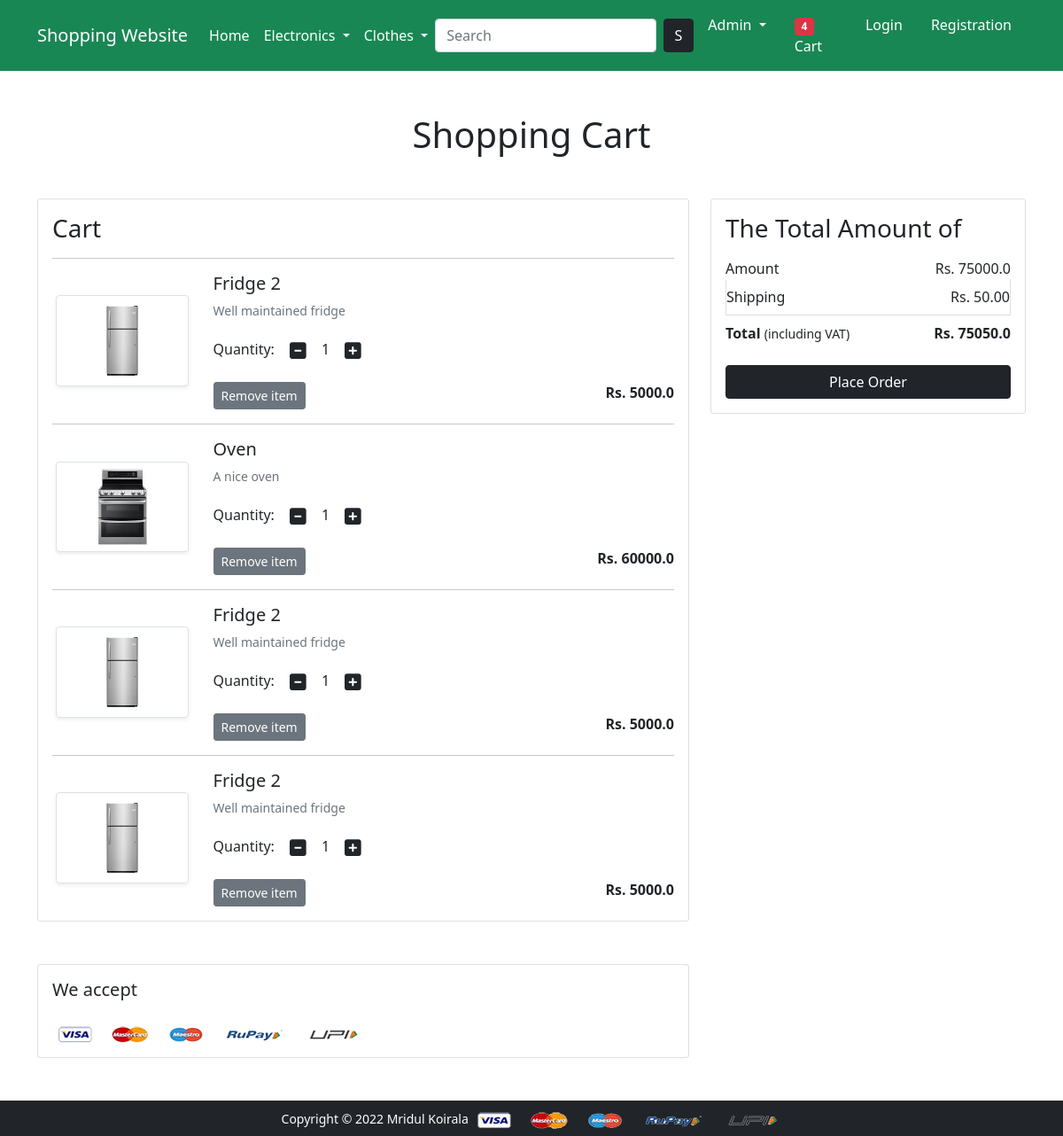
The app's page /cart/ (signed in), older data.
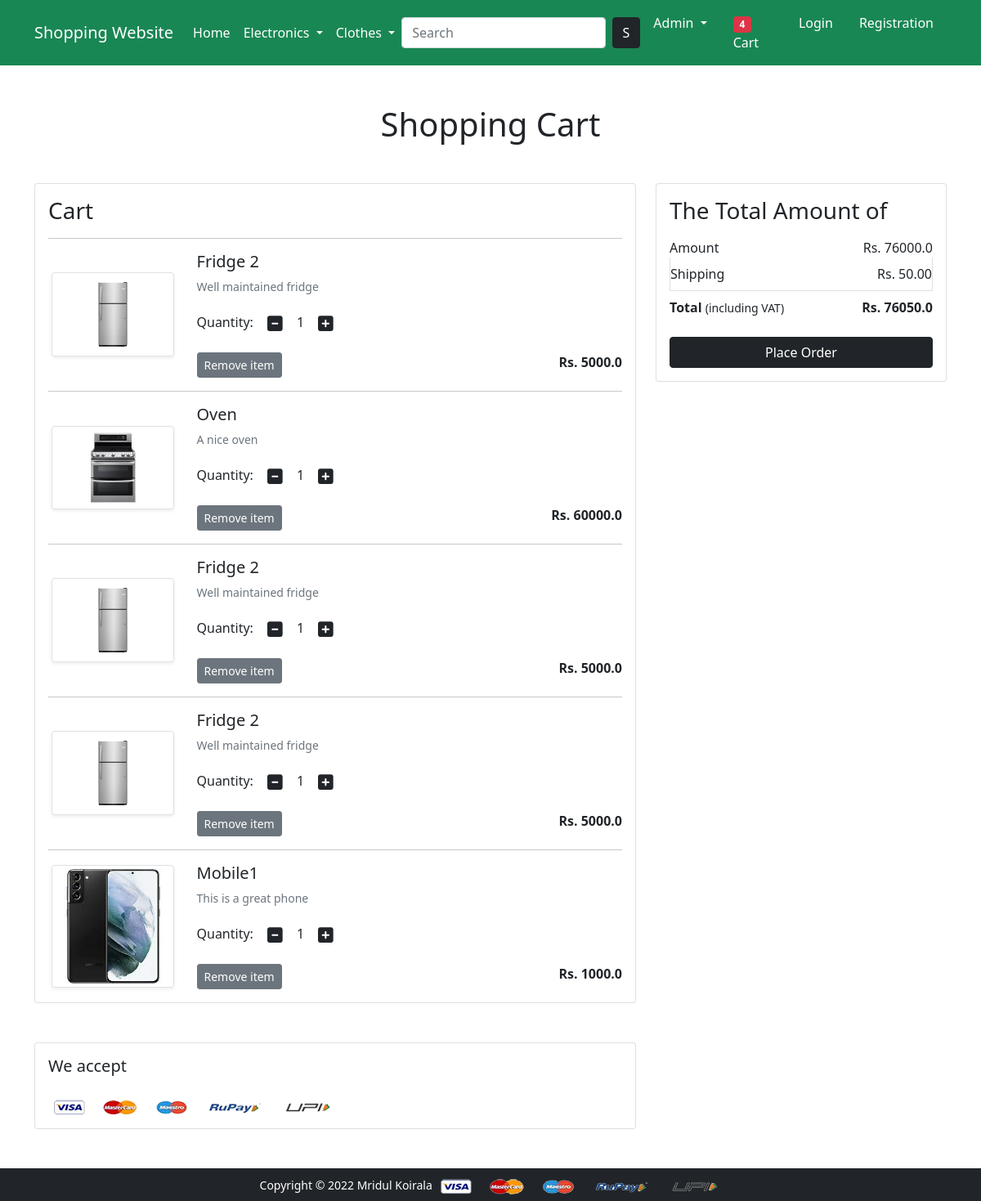
The same page, newer data.
### app/models.py (models this page shows, shortened)
class Cart(models.Model):
    user = models.ForeignKey(User, on_delete=models.CASCADE)
    product = models.ForeignKey(Product, on_delete=models.CASCADE)
    quantity = models.PositiveIntegerField(default=1)

class Product(models.Model):
    title = models.CharField(max_length=100)
    selling_price = models.FloatField()
    discounted_price = models.FloatField()
    description = models.TextField()
    brand = models.CharField(max_length=100)
    category = models.CharField(choices=CATEGORY_CHOICES, max_length=2)
    product_image = models.ImageField(upload_to='productimg')

### app/views.py (the view)
# urls.py: path('cart/',views.show_cart,name='showcart'),
def show_cart(request):
    if request.user.is_authenticated:
        user = request.user
        cart = Cart.objects.filter(user=user)
        amount = 0.0
        shipping_amount = 50.0
        total_amount = 0.0
        cart_product = [p for p in Cart.objects.all() if p.user == user]
        if cart_product:
            for p in cart_product:
                tempamount = (p.quantity * p.product.discounted_price)
                amount += tempamount
                totalamount= amount + shipping_amount
            return render(request, 'app/addtocart.html', {'carts':cart, 'totalamount':totalamount, 'amount':amount})
        else:
            return render(request,'app/emptycart.html')

### app/templates/app/addtocart.html (shortened to what this page needs)
{% extends 'app/base.html' %}
{% load static %}
{% block main-content %}
<div class="container my-5">
 <div class="row">
  <h1 class="text-center mb-5">Shopping Cart</h1>
  <div class="col-sm-8">
  <div class="card">
   <div class="card-body">
    <h3>Cart</h3>
    {% for cart in carts %}
    <hr>
    <div class="row">
     <div class="col-sm-3 text-center align-self-center"><img src="{{cart.product.product_image.url}}" alt="" srcset="" class="img-fluid img-thumbnail shadow-sm" height="150" width="150"> </div>
     <div class="col-sm-9">
      <div>
       <h5>{{cart.product.title}}</h5>
       <p class="mb-2 text-muted small">{{cart.product.description}}</p>
       <div class="my-3">
        <label for="quantity">Quantity:</label>
        <a class="minus-cart btn" pid="{{cart.product.id}}"><i class="fas fa-minus-square fa-lg"></i></a>
          <span id="quantity">{{cart.quantity}}</span>
        <a class="plus-cart btn"pid="{{cart.product.id}}"><i class="fas fa-plus-square fa-lg"></i></a>
       </div>
       <div class="d-flex justify-content-between">
        <a href="#" class="btn btn-sm btn-secondary mr-3 remove-cart"pid="{{cart.product.id}}">Remove item </a>
        <p class="mb-0"><span><strong>Rs. {{cart.product.discounted_price}}</strong></span></p>
       </div>
      </div>
     </div>
    </div>
    {% endfor %}
   </div>
   </div>
  </div>
  <div class="col-sm-4">
   <div class="card">
    <div class="card-body">
      <h3>The Total Amount of</h3>
      <ul class="list-group">
       <li class="list-group-item d-flex justify-content-between align-items-center border-0 px-0 pb-0">Amount<span>Rs.<span id="amount"> {{amount}}</span></span></li>
       <li class="list-group-item d-flex justify-content-between align-items-center px-0">Shipping<span>Rs. 50.00</span></li>
       <li class="list-group-item d-flex justify-content-between align-items-center border-0 px-0 mb-3">
        <div>
           <strong>Total</strong> <small>(including VAT)</small>
         </div>
         <span><strong>Rs. <strong id="totalamount">{{totalamount}}</strong></strong></span>
       </li>
      </ul>
      <div class="d-grid"><a href="{% url 'checkout' %}" class="btn btn-dark">Place Order</a></div>
    </div>
   </div>
  </div>
 </div>
</div>
<div class="container">
 <div class="row">
  <div class="col-sm-8">
   <div class="card">
    <div class="card-body">
      <h5 class="mb-4">We accept</h5>
      <img src="{% static 'app/images/payment.png' %}" alt="" class="img-fluid">
    </div>
  </div>
  </div>
 </div>
</div>
{% endblock main-content %}

### app/templates/app/base.html (shortened to what this page needs)
<!doctype html>
{% load static %}
<html lang="en">
  <head>
    <link href="https://cdn.jsdelivr.net/npm/bootstrap@5.0.0-beta1/dist/css/bootstrap.min.css" rel="stylesheet">
    <link rel="stylesheet" href="{% static 'app/css/owl.carousel.min.css' %}">
    <link rel="stylesheet" href="{% static 'app/css/all.min.css' %}">
    <link rel="stylesheet" href="{% static 'app/css/style.css' %}">
  </head>
  <body>
    <nav class="navbar navbar-expand-lg navbar-dark bg-success">
     <div class="container">
       <a class="navbar-brand" href="/">Shopping Website</a>
       <div class="collapse navbar-collapse" id="navbarSupportedContent">
         <ul class="navbar-nav me-auto mb-2 mb-lg-0">
           <li class="nav-item">
             <a class="nav-link active" aria-current="page" href="/">Home</a>
           </li>
           <li class="nav-item dropdown">
             <a class="nav-link dropdown-toggle text-white" href="#" id="electronicsDropdown" role="button" data-bs-toggle="dropdown" aria-expanded="false">
               Electronics
             </a>
           </li>
           <li class="nav-item dropdown">
             <a class="nav-link dropdown-toggle text-white" href="#" id="fashionDropdown" role="button" data-bs-toggle="dropdown" aria-expanded="false">
               Clothes
             </a>
           </li>
         </ul>
         <form class="d-flex">
           <input class="form-control me-2" type="search" placeholder="Search" aria-label="Search">
           <button class="btn btn-dark" type="submit">S</button>
         </form>
         <div>
          <ul class="navbar-nav me-auto mb-2 mb-lg-0">
           <li class="nav-item dropdown mx-2">
              <a class="nav-link dropdown-toggle text-white" href="#" id="profileDropdown" role="button" data-bs-toggle="dropdown" aria-expanded="false">
                {{request.user.username|capfirst}}
              </a>
            </li>
            <li class="nav-item mx-2">
             <a href="{% url 'showcart' %}" class="nav-link text-white"><span class="badge bg-danger">4</span> Cart </a>
            </li>
            <li class="nav-item mx-2">
             <a href="{% url 'login' %}" class="nav-link text-white">Login</a>
            </li>
            <li class="nav-item mx-2">
             <a href="{% url 'customerregistration' %}" class="nav-link text-white">Registration</a>
            </li>
          </ul>
         </div>
       </div>
     </div>
    </nav>
    {% block main-content %} {% endblock main-content %}
    <footer class="container-fluid bg-dark text-center p-2 mt-5">
        <small class="text-white">Copyright &copy; 2022 Mridul Koirala </small>
        <img src="{% static 'app/images/payment.png' %}" alt="" srcset="" class="img-fluid" height="2px">
    </footer>
  </body>
</html>

Row changes from the older to the newer data that the page shows:
added Cart: product.product_image (picture), product "Mobile1", product.description "This is a great phone", quantity "1", product.discounted_price "1000.0"
Text that changed along with them:
{{ amount }}: "75000.0" → "76000.0"
{{ totalamount }}: "75050.0" → "76050.0"
